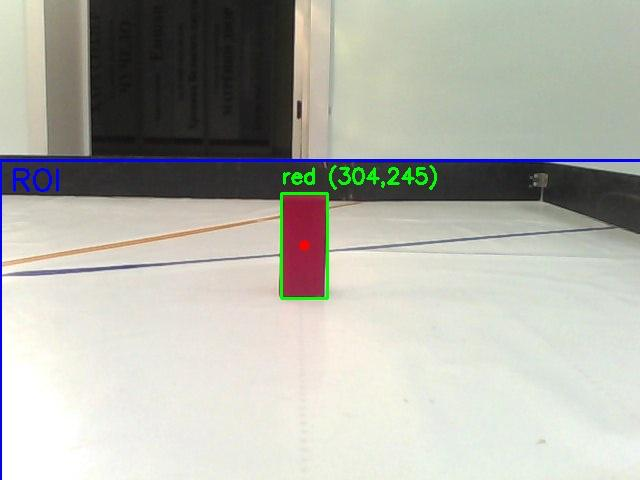
#> input picture src/Camera recognition.jpeg, 640 x 480 px
$ python -i object_detection.py   (imports and definitions only)
#> lines starting #> are read from the running program, lines starting #| are printed output that depends on the picture; after the words box and inside, x2 and y2 are one past the last pixel; in counts of white or black regions, pixels touching at a corner belong together
#> further down, picture is the input picture: shape (480, 640, 3); mean B, G, R 169.9, 178.5, 178
import cv2
import numpy as np
import socket
import time

# --- Обновлённые LAB пороги ---
COLOR_THRESHOLDS = {
    "green": [
        ([50, 20, 20], [255, 110, 140])
    ],
    "red": [
        ( [0, 157, 0] , [255, 255, 255])
    ]
}

MIN_AREA = 2000
FRAME_WIDTH = 1280
FRAME_HEIGHT = 720
CENTER_TOLERANCE = 200
MARGIN = 100

# Область интереса (ROI): центральная часть кадра
ROI = (0, 160, FRAME_WIDTH, 560)

# Верхняя область для раннего обнаружения
LOOKAHEAD_ROI = (0, 60, FRAME_WIDTH, 200)

# ROIs
FRONT_ROI = (400, 600, 0, FRAME_WIDTH)  # Верхняя часть для проверки стены
LOWER_ROI = (600, 720, 0, FRAME_WIDTH)  # Нижняя часть для проверки близости к стене

# Обновлённые маски для других объектов
BLACK_LOWER = np.array([0, 0, 0], dtype=np.uint8)
BLACK_UPPER = np.array([50, 128, 128], dtype=np.uint8)

already_detected = {
    "red": False,
    "green": False
}

cooldown = {
    "red": 0,
    "green": 0
}

COOLDOWN_TIME = 4  # секунд
kernel = np.ones((5, 5), np.uint8)
BACKUP_AREA = 3500  # Порог на "врезался"

def detect_largest_object_lab(frame):
    lab = cv2.cvtColor(frame, cv2.COLOR_BGR2LAB)
#> lab: shape (480, 640, 3); mean of channels 0, 1, 2 182.2, 126.7, 132.5
    lab_roi = lab[ROI[1]:ROI[3], ROI[0]:ROI[2]]
#> lab_roi: shape (320, 640, 3); mean of channels 0, 1, 2 203.4, 127.6, 132.1
    largest = None

    for color in COLOR_THRESHOLDS:
        for lower, upper in COLOR_THRESHOLDS[color]:
            lower = np.array(lower, dtype=np.uint8)
            upper = np.array(upper, dtype=np.uint8)
            mask = cv2.inRange(lab_roi, lower, upper)
            mask = cv2.erode(mask, kernel, iterations=1)
            mask = cv2.dilate(mask, kernel, iterations=1)

            contours = cv2.findContours(mask, cv2.RETR_EXTERNAL, cv2.CHAIN_APPROX_SIMPLE)[-2]
            for cnt in contours:
                area = cv2.contourArea(cnt)
                if area < MIN_AREA:
                    continue

                x, y, w, h = cv2.boundingRect(cnt)
                center_x = ROI[0] + x + w // 2
                center_y = ROI[1] + y + h // 2

                if largest is None or area > largest["area"]:
                    largest = {
                        "color": color,
                        "center": (center_x, center_y),
                        "area": area
                    }
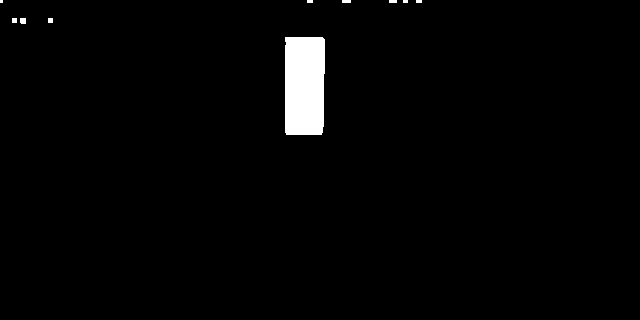
#> mask: shape (320, 640); 2% white; 10 white regions (4 under 20 px), largest, box (x1, y1, x2, y2) and area: (285, 37, 325, 135) 3841, (20, 18, 26, 24) 35, (342, 0, 351, 3) 27, (12, 18, 17, 23) 25, (48, 18, 53, 23) 25, (389, 0, 397, 3) 24
#> after the loop, largest = {'color': 'red', 'center': (305, 246), 'area': 3707}

    return largest

# [111 lines left out: functions detect_lookahead_column, wall_too_close, main, not called in this run]

# [2 lines not run here, left out]

>>> import cv2
>>> picture = cv2.imread('Camera recognition.jpeg')
>>> result = detect_largest_object_lab(picture)
#> result has the same summary as largest in detect_largest_object_lab
